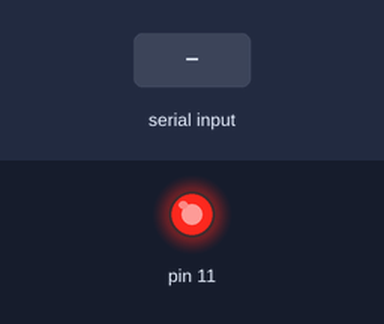
The sketch below on a simulated Arduino Uno, built with avr-gcc and run on an emulated ATmega328P. On the bench: output pins drawn as LEDs (lit = HIGH). Inputs (shaded band) come from the test bench. What the sketch prints to the serial monitor is not drawn.

Above: at 1.3 s.
1.4 s: "f90\n" received over Serial
2.9 s: "90,45\n" received over Serial
4.4 s: "f,45\n" received over Serial
Timing chart, 0 to 7.4 s (numbered marks = the images above; inputs shaded):
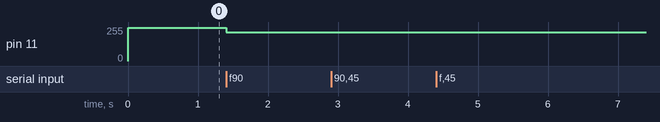

The sketch:

Lab_4_C2.ino
```cpp
// Lab04_PWM_Frecuencia_Timer2.ino
// Generar PWM en pin 11 (OC2A) con Timer2
// Frecuencia y duty cycle configurables por Serial

void pwm_init(uint16_t frecuencia_hz, uint8_t duty_0_255) {
    // Calcular OCR para modo Fast PWM, prescaler 64
    // OCR2A = (F_CPU / (prescaler * frecuencia)) - 1
    uint8_t ocr = (uint8_t)((16000000UL / (64UL * frecuencia_hz)) - 1);

    TCCR2A = (1 << COM2A1) | (1 << WGM21) | (1 << WGM20);  // Fast PWM, no-inverting
    TCCR2B = (1 << CS22);                                   // Prescaler 64
    OCR2A = ocr;                                            // Periodo (frecuencia)
    OCR2B = duty_0_255;                                     // Duty cycle
    DDRB |= (1 << DDB3);                                    // Pin 11 (OC2A) como salida
}

void setup() {
    Serial.begin(9600);
    pwm_init(1000, 128);  // 1 kHz, 50% duty cycle

    Serial.println(F("=== Control PWM Timer2 ==="));
    Serial.println(F("PWM activo en pin 11 - 1 kHz, 50%"));
    Serial.println(F("Comandos:"));
    Serial.println(F("  Enviar numero 0-255: Cambiar duty cycle"));
    Serial.println(F("  Enviar 'fXXXX': Cambiar frecuencia (ej: f2000)"));
}

void loop() {
    if (Serial.available()) {
        String input = Serial.readStringUntil('\n');
        input.trim();

        if (input.length() > 0) {
            if (input[0] == 'f' || input[0] == 'F') {
                // Cambiar frecuencia
                uint16_t nueva_frec = input.substring(1).toInt();
                if (nueva_frec > 0 && nueva_frec <= 10000) {
                    uint8_t duty_actual = OCR2B;
                    pwm_init(nueva_frec, duty_actual);
                    Serial.print(F("Frecuencia cambiada a: "));
                    Serial.print(nueva_frec);
                    Serial.println(F(" Hz"));
                } else {
                    Serial.println(F("Error: Frecuencia debe ser 1-10000 Hz"));
                }
            } else {
                // Cambiar duty cycle
                uint8_t nuevo_duty = input.toInt();
                if (nuevo_duty <= 255) {
                    OCR2B = nuevo_duty;
                    Serial.print(F("Duty cycle: "));
                    Serial.print(nuevo_duty);
                    Serial.print(F(" ("));
                    Serial.print((nuevo_duty * 100) / 255);
                    Serial.println(F("%)"));
                }
            }
        }
    }
}
```

Measured:
- after the input at 1.4 s, pin 11: 249/255 → 216/255 at once
- after the input at 2.9 s, every drawn part: stays the same
- after the input at 4.4 s, every drawn part: stays the same
